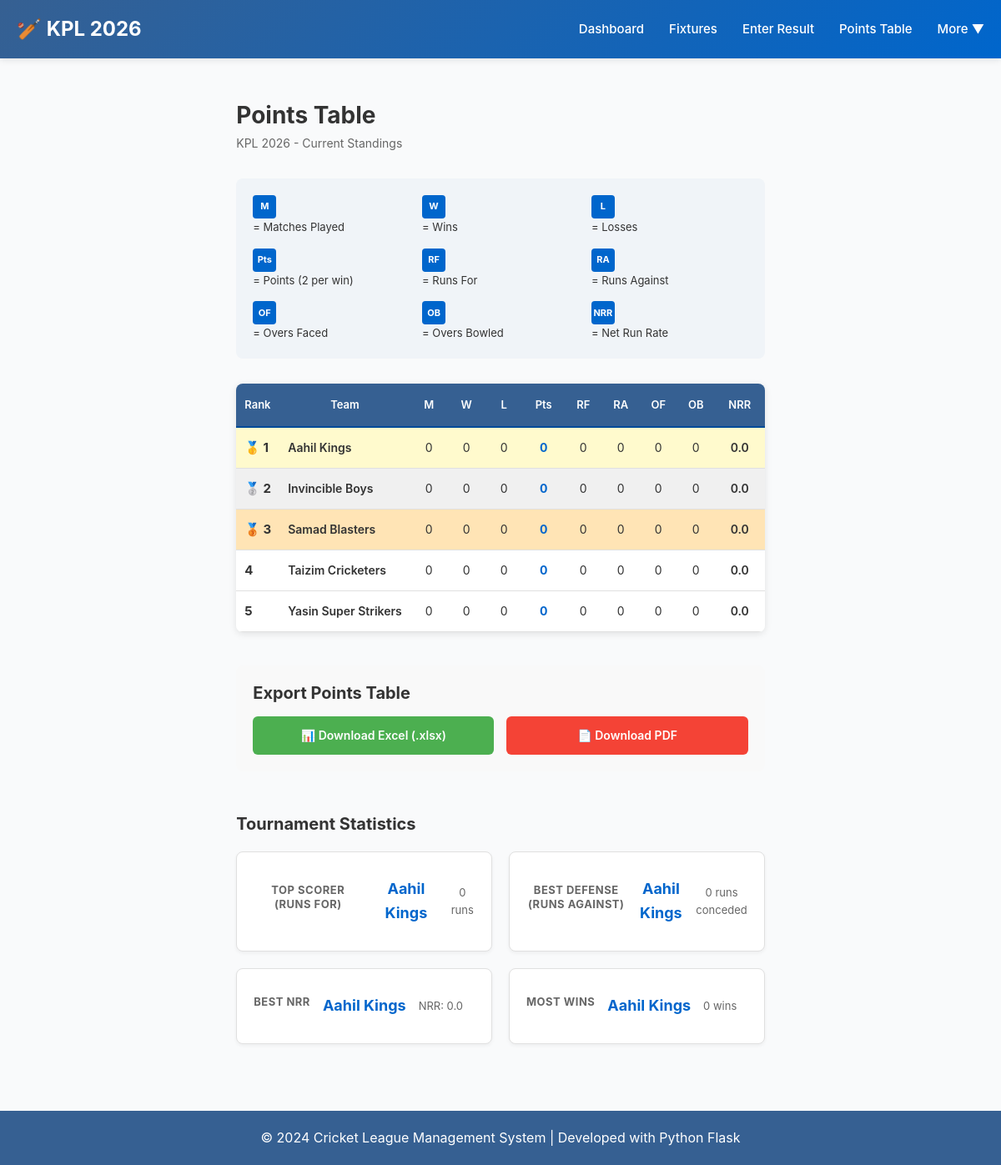
The app's page /points-table with its own data.
### tables this page shows
CREATE TABLE leagues (
            id INTEGER PRIMARY KEY AUTOINCREMENT,
            name TEXT UNIQUE NOT NULL,
            created_at TIMESTAMP DEFAULT CURRENT_TIMESTAMP
        );

CREATE TABLE teams (
            id INTEGER PRIMARY KEY AUTOINCREMENT,
            league_id INTEGER NOT NULL,
            name TEXT NOT NULL,
            FOREIGN KEY(league_id) REFERENCES leagues(id),
            UNIQUE(league_id, name)
        );

### app.py (the view)
@app.route('/points-table')
def points_table():
    league = get_league()
    if not league:
        return render_template('league_setup.html')
    points_table = get_points_table()
    return render_template('points_table.html', league=league, points_table=points_table)

### database.py (called while the page is built)
def get_connection():
    conn = sqlite3.connect(
        DATABASE,
        timeout=30,
        check_same_thread=False
    )
    conn.row_factory = sqlite3.Row
    conn.execute("PRAGMA journal_mode=WAL;")
    conn.execute("PRAGMA busy_timeout=30000;")
    return conn

def get_league():
    conn = get_connection()
    cursor = conn.cursor()
    cursor.execute('SELECT * FROM leagues ORDER BY id DESC LIMIT 1')
    league = cursor.fetchone()
    conn.close()
    return dict(league) if league else None

def get_teams():
    league = get_league()
    if not league:
        return []
    conn = get_connection()
    cursor = conn.cursor()
    cursor.execute('SELECT id, name FROM teams WHERE league_id = ? ORDER BY name',
                  (league['id'],))
    teams = cursor.fetchall()
    conn.close()
    return [dict(team) for team in teams]

def calculate_nrr(runs_for, overs_faced, runs_against, overs_bowled):
    if overs_faced == 0 or overs_bowled == 0:
        return 0.0
    run_rate_for = runs_for / overs_faced if overs_faced > 0 else 0
    run_rate_against = runs_against / overs_bowled if overs_bowled > 0 else 0
    nrr = run_rate_for - run_rate_against
    return round(nrr, 2)

### templates/points_table.html (shortened to what this page needs)
{% extends "base.html" %}
{% block content %}
<div class="points-table-container">
    <div class="page-header">
        <h2>Points Table</h2>
        <p class="subtitle">{{ league.name }} - Current Standings</p>
    </div>
    <div class="table-legend">
        <div class="legend-item">
            <span class="legend-label">M</span> = Matches Played
        </div>
        <div class="legend-item">
            <span class="legend-label">W</span> = Wins
        </div>
        <div class="legend-item">
            <span class="legend-label">L</span> = Losses
        </div>
        <div class="legend-item">
            <span class="legend-label">Pts</span> = Points (2 per win)
        </div>
        <div class="legend-item">
            <span class="legend-label">RF</span> = Runs For
        </div>
        <div class="legend-item">
            <span class="legend-label">RA</span> = Runs Against
        </div>
        <div class="legend-item">
            <span class="legend-label">OF</span> = Overs Faced
        </div>
        <div class="legend-item">
            <span class="legend-label">OB</span> = Overs Bowled
        </div>
        <div class="legend-item">
            <span class="legend-label">NRR</span> = Net Run Rate
        </div>
    </div>
    {% if points_table %}
    <div class="table-responsive">
        <table class="points-table full-width">
            <thead>
                <tr class="header-row">
                    <th class="rank-col">Rank</th>
                    <th class="team-col">Team</th>
                    <th class="stat-col">M</th>
                    <th class="stat-col">W</th>
                    <th class="stat-col">L</th>
                    <th class="points-col">Pts</th>
                    <th class="stat-col">RF</th>
                    <th class="stat-col">RA</th>
                    <th class="stat-col">OF</th>
                    <th class="stat-col">OB</th>
                    <th class="nrr-col">NRR</th>
                </tr>
            </thead>
            <tbody>
                {% for team in points_table %}
                <tr class="data-row rank-{{ team['rank'] }}">
                    <td class="rank">{{ team['rank'] }}</td>
                    <td class="team-name">{{ team['team_name'] }}</td>
                    <td>{{ team['matches'] }}</td>
                    <td class="wins">{{ team['wins'] }}</td>
                    <td>{{ team['losses'] }}</td>
                    <td class="points">{{ team['points'] }}</td>
                    <td>{{ team['runs_for'] }}</td>
                    <td>{{ team['runs_against'] }}</td>
                    <td>{{ team['overs_faced'] }}</td>
                    <td>{{ team['overs_bowled'] }}</td>
                    <td class="nrr {% if team['nrr'] > 0 %}positive{% elif team['nrr'] < 0 %}negative{% endif %}">
                        {{ team['nrr'] }}
                    </td>
                </tr>
                {% endfor %}
            </tbody>
        </table>
    </div>
    <div class="export-section">
        <h3>Export Points Table</h3>
        <div class="export-buttons">
            <a href="/api/export-excel" class="btn-export btn-excel">
                📊 Download Excel (.xlsx)
            </a>
            <a href="/api/export-pdf" class="btn-export btn-pdf">
                📄 Download PDF
            </a>
        </div>
    </div>
    <div class="stats-section">
        <h3>Tournament Statistics</h3>
        <div class="stats-grid">
            {% if points_table %}
                <div class="stat-card">
                    <h4>Top Scorer (Runs For)</h4>
                    {% set top_scorer = points_table|sort(attribute='runs_for', reverse=True)|first %}
                    <p class="stat-value">{{ top_scorer['team_name'] }}</p>
                    <p class="stat-detail">{{ top_scorer['runs_for'] }} runs</p>
                </div>
                <div class="stat-card">
                    <h4>Best Defense (Runs Against)</h4>
                    {% set best_defense = points_table|sort(attribute='runs_against')|first %}
                    <p class="stat-value">{{ best_defense['team_name'] }}</p>
                    <p class="stat-detail">{{ best_defense['runs_against'] }} runs conceded</p>
                </div>
                <div class="stat-card">
                    <h4>Best NRR</h4>
                    {% set best_nrr = points_table|sort(attribute='nrr', reverse=True)|first %}
                    <p class="stat-value">{{ best_nrr['team_name'] }}</p>
                    <p class="stat-detail">NRR: {{ best_nrr['nrr'] }}</p>
                </div>
                <div class="stat-card">
                    <h4>Most Wins</h4>
                    {% set most_wins = points_table|sort(attribute='wins', reverse=True)|first %}
                    <p class="stat-value">{{ most_wins['team_name'] }}</p>
                    <p class="stat-detail">{{ most_wins['wins'] }} wins</p>
                </div>
            {% endif %}
        </div>
    </div>
    {% else %}
    <div class="empty-state">
        <h3>📊 No data available yet</h3>
        <p>Enter match results to see the points table and statistics.</p>
        <a href="/enter-result" class="btn-primary">Enter First Match Result</a>
    </div>
    {% endif %}
</div>
{% endblock %}

### templates/base.html (shortened to what this page needs)
<!DOCTYPE html>
<html lang="en">
<head>
    <link rel="stylesheet" href="{{ url_for('static', filename='css/style.css') }}">
</head>
<body>
    {% if league %}
    <nav class="navbar">
        <div class="nav-container">
            <div class="logo">
                <h1>🏏 {{ league.name }}</h1>
            </div>
            <ul class="nav-menu">
                <li><a href="/" class="nav-link">Dashboard</a></li>
                <li><a href="/fixtures" class="nav-link">Fixtures</a></li>
                <li><a href="/enter-result" class="nav-link">Enter Result</a></li>
                <li><a href="/points-table" class="nav-link">Points Table</a></li>
                <li class="dropdown">
                    <button class="nav-link dropdown-btn">More ▼</button>
                </li>
            </ul>
        </div>
    </nav>
    {% endif %}
    <main class="main-content">
        {% block content %}{% endblock %}
    </main>
    <footer class="footer">
        <p>&copy; 2024 Cricket League Management System | Developed with Python Flask</p>
    </footer>
</body>
</html>

### static/css/style.css (style rules this page uses)
* { margin: 0; padding: 0; box-sizing: border-box; }
:root { --primary-color: #0066cc; --secondary-color: #366092; --success-color: #27ae60; --danger-color: #e74c3c; --warning-color: #f39c12; --light-bg: #f5f7fa; --border-color: #e0e0e0; --text-color: #333; --text-light: #666; --transition: all 0.3s ease; }
body { font-family: -apple-system, BlinkMacSystemFont, 'Segoe UI', Roboto, Oxygen, Ubuntu, Cantarell, sans-serif; line-height: 1.6; color: var(--text-color); background-color: #f9fafb; }
html, body { height: 100%; }
main { display: flex; flex-direction: column; min-height: 100vh; }
.main-content { flex: 1; padding: 30px 20px; max-width: 1400px; width: 100%; margin: 0 auto; }
.navbar { background: linear-gradient(135deg, var(--secondary-color), var(--primary-color)); color: white; padding: 0; box-shadow: 0 2px 8px rgba(0, 0, 0, 0.1); position: sticky; top: 0; z-index: 1000; }
.nav-container { max-width: 1400px; margin: 0 auto; display: flex; justify-content: space-between; align-items: center; padding: 0 20px; height: 70px; }
.logo h1 { font-size: 24px; font-weight: 700; margin: 0; }
.nav-menu { display: flex; list-style: none; gap: 30px; align-items: center; }
.nav-link { color: white; text-decoration: none; font-weight: 500; transition: var(--transition); border: none; background: none; cursor: pointer; font-size: 15px; }
.dropdown { position: relative; }
.dropdown-btn { color: white; border: none; background: none; cursor: pointer; font-weight: 500; font-size: 15px; }
.footer { background: var(--secondary-color); color: white; text-align: center; padding: 20px; margin-top: auto; }
button, .btn { font-family: inherit; border: none; border-radius: 6px; cursor: pointer; transition: var(--transition); font-size: 14px; }
h1, h2, h3, h4, h5, h6 { font-weight: 700; line-height: 1.3; margin-bottom: 15px; }
h2 { font-size: 28px; color: var(--text-color); }
h3 { font-size: 20px; color: var(--text-color); }
h4 { font-size: 16px; color: var(--text-color); }
.subtitle { color: var(--text-light); font-size: 14px; margin-top: -10px; margin-bottom: 30px; }
.page-header { margin-bottom: 30px; }
.stats-grid { display: grid; grid-template-columns: repeat(auto-fit, minmax(200px, 1fr)); gap: 20px; margin: 30px 0; }
.stat-card { background: white; border-radius: 8px; padding: 20px; display: flex; gap: 15px; align-items: center; box-shadow: 0 2px 4px rgba(0, 0, 0, 0.05); transition: var(--transition); }
.stat-value { font-size: 24px; font-weight: 700; color: var(--primary-color); }
.table-responsive { overflow-x: auto; border-radius: 8px; }
.points-table { width: 100%; border-collapse: collapse; }
.points-table thead tr { background: var(--secondary-color); color: white; }
.points-table th { padding: 12px; text-align: center; font-weight: 600; font-size: 13px; }
.points-table th:first-child { text-align: left; }
.points-table td { padding: 12px; text-align: center; border-bottom: 1px solid var(--border-color); }
.points-table td:first-child { text-align: left; }

### records on screen
leagues: name "KPL 2026"
teams: rank "1", team_name "Aahil Kings", matches "0", wins "0", losses "0", points "0", runs_for "0", runs_against "0", overs_faced "0", overs_bowled "0", nrr "0.0"
teams: rank "2", team_name "Invincible Boys", matches "0", wins "0", losses "0", points "0", runs_for "0", runs_against "0", overs_faced "0", overs_bowled "0", nrr "0.0"
teams: rank "3", team_name "Samad Blasters", matches "0", wins "0", losses "0", points "0", runs_for "0", runs_against "0", overs_faced "0", overs_bowled "0", nrr "0.0"
teams: rank "4", team_name "Taizim Cricketers", matches "0", wins "0", losses "0", points "0", runs_for "0", runs_against "0", overs_faced "0", overs_bowled "0", nrr "0.0"
teams: rank "5", team_name "Yasin Super Strikers", matches "0", wins "0", losses "0", points "0", runs_for "0", runs_against "0", overs_faced "0", overs_bowled "0", nrr "0.0"

### other values on screen
{{ top_scorer['runs_for'] }} "0"
{{ best_defense['runs_against'] }} "0"
{{ best_nrr['nrr'] }} "0.0"
{{ most_wins['wins'] }} "0"
